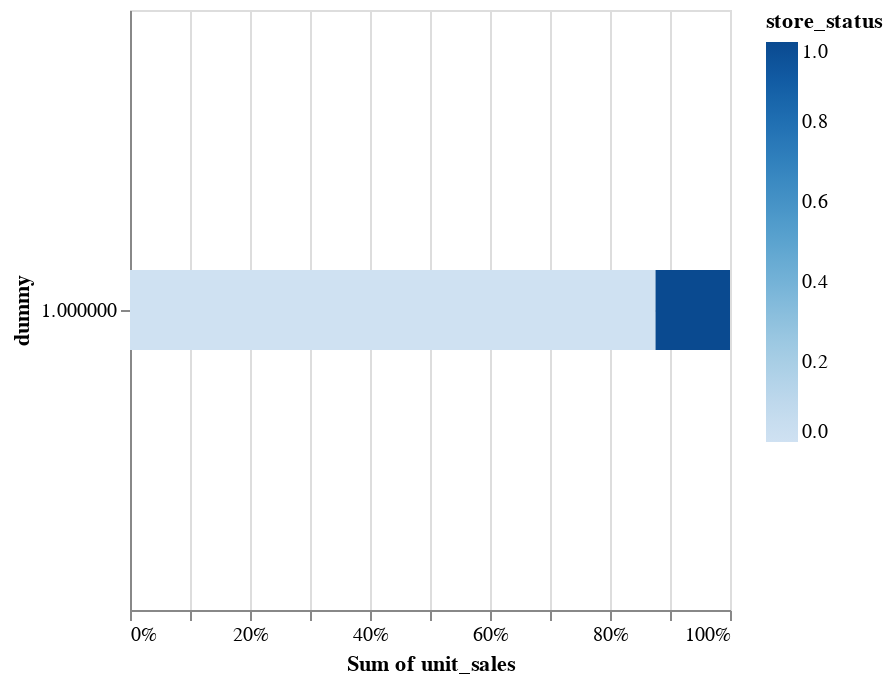

The notebook cell saved with this chart:
### Code cell
# Step 2 - Plot the relative size of sales of the combination of missing data categories 2 and 3 in relation to the total.

alt.Chart(df_aggregated_sales_store_unfiltered_sum).mark_bar(size = 40).encode(
    x=alt.X('sum(unit_sales)').stack("normalize"),
    y='dummy',
    color='store_status'
)

### Figure 1 — Vega-Lite specification as saved in the notebook (floating-point values rounded to 4 significant figures)
{"config": {"view": {"continuousWidth": 300, "continuousHeight": 300}}, "data": {"name": "data-f91e7e60278cef972854e397065e9b75"}, "mark": {"type": "bar", "size": 40}, "encoding": {"color": {"field": "store_status", "type": "quantitative"}, "x": {"aggregate": "sum", "field": "unit_sales", "stack": "normalize", "type": "quantitative"}, "y": {"field": "dummy", "type": "quantitative"}}, "$schema": "https://vega.github.io/schema/vega-lite/v5.14.1.json", "datasets": {"data-f91e7e60278cef972854e397065e9b75": [{"store_nbr": "1", "monthcount": 56, "city": "Quito", "state": "Pichincha", "type": "D", "unit_sales": 14150000.0, "store_status": 0, "dummy": 1}, {"store_nbr": "2", "monthcount": 56, "city": "Quito", "state": "Pichincha", "type": "D", "unit_sales": 21550000.0, "store_status": 0, "dummy": 1}, {"store_nbr": "3", "monthcount": 56, "city": "Quito", "state": "Pichincha", "type": "D", "unit_sales": 50480000.0, "store_status": 0, "dummy": 1}, {"store_nbr": "4", "monthcount": 56, "city": "Quito", "state": "Pichincha", "type": "D", "unit_sales": 18910000.0, "store_status": 0, "dummy": 1}, {"store_nbr": "5", "monthcount": 56, "city": "Santo Domingo", "state": "Santo Domingo de los Tsachilas", "type": "D", "unit_sales": 15590000.0, "store_status": 0, "dummy": 1}, {"store_nbr": "6", "monthcount": 56, "city": "Quito", "state": "Pichincha", "type": "D", "unit_sales": 25180000.0, "store_status": 0, "dummy": 1}, {"store_nbr": "7", "monthcount": 56, "city": "Quito", "state": "Pichincha", "type": "D", "unit_sales": 26950000.0, "store_status": 0, "dummy": 1}, {"store_nbr": "8", "monthcount": 56, "city": "Quito", "state": "Pichincha", "type": "D", "unit_sales": 30490000.0, "store_status": 0, "dummy": 1}, {"store_nbr": "9", "monthcount": 56, "city": "Quito", "state": "Pichincha", "type": "B", "unit_sales": 26410000.0, "store_status": 0, "dummy": 1}, {"store_nbr": "10", "monthcount": 56, "city": "Quito", "state": "Pichincha", "type": "C", "unit_sales": 9614000.0, "store_status": 0, "dummy": 1}, {"store_nbr": "11", "monthcount": 56, "city": "Cayambe", "state": "Pichincha", "type": "B", "unit_sales": 28330000.0, "store_status": 0, "dummy": 1}, {"store_nbr": "12", "monthcount": 55, "city": "Latacunga", "state": "Cotopaxi", "type": "C", "unit_sales": 10660000.0, "store_status": 1, "dummy": 1}, {"store_nbr": "13", "monthcount": 56, "city": "Latacunga", "state": "Cotopaxi", "type": "C", "unit_sales": 10520000.0, "store_status": 0, "dummy": 1}, {"store_nbr": "14", "monthcount": 56, "city": "Riobamba", "state": "Chimborazo", "type": "C", "unit_sales": 11390000.0, "store_status": 0, "dummy": 1}, {"store_nbr": "15", "monthcount": 56, "city": "Ibarra", "state": "Imbabura", "type": "C", "unit_sales": 11450000.0, "store_status": 0, "dummy": 1}, {"store_nbr": "16", "monthcount": 56, "city": "Santo Domingo", "state": "Santo Domingo de los Tsachilas", "type": "C", "unit_sales": 10990000.0, "store_status": 0, "dummy": 1}, {"store_nbr": "17", "monthcount": 56, "city": "Quito", "state": "Pichincha", "type": "C", "unit_sales": 18030000.0, "store_status": 0, "dummy": 1}, {"store_nbr": "18", "monthcount": 53, "city": "Quito", "state": "Pichincha", "type": "B", "unit_sales": 13250000.0, "store_status": 1, "dummy": 1}, {"store_nbr": "19", "monthcount": 56, "city": "Guaranda", "state": "Bolivar", "type": "C", "unit_sales": 13050000.0, "store_status": 0, "dummy": 1}, {"store_nbr": "20", "monthcount": 31, "city": "Quito", "state": "Pichincha", "type": "B", "unit_sales": 12920000.0, "store_status": 1, "dummy": 1}, {"store_nbr": "21", "monthcount": 26, "city": "Santo Domingo", "state": "Santo Domingo de los Tsachilas", "type": "B", "unit_sales": 9255000.0, "store_status": 1, "dummy": 1}, {"store_nbr": "22", "monthcount": 23, "city": "Puyo", "state": "Pastaza", "type": "C", "unit_sales": 4090000.0, "store_status": 1, "dummy": 1}, {"store_nbr": "23", "monthcount": 56, "city": "Ambato", "state": "Tungurahua", "type": "D", "unit_sales": 11650000.0, "store_status": 0, "dummy": 1}, {"store_nbr": "24", "monthcount": 54, "city": "Guayaquil", "state": "Guayas", "type": "D", "unit_sales": 23770000.0, "store_status": 1, "dummy": 1}, {"store_nbr": "25", "monthcount": 55, "city": "Salinas", "state": "Santa Elena", "type": "D", "unit_sales": 11420000.0, "store_status": 1, "dummy": 1}, {"store_nbr": "26", "monthcount": 56, "city": "Guayaquil", "state": "Guayas", "type": "D", "unit_sales": 7755000.0, "store_status": 0, "dummy": 1}, {"store_nbr": "27", "monthcount": 56, "city": "Daule", "state": "Guayas", "type": "D", "unit_sales": 19190000.0, "store_status": 0, "dummy": 1}, {"store_nbr": "28", "monthcount": 56, "city": "Guayaquil", "state": "Guayas", "type": "E", "unit_sales": 18380000.0, "store_status": 0, "dummy": 1}, {"store_nbr": "29", "monthcount": 30, "city": "Guayaquil", "state": "Guayas", "type": "E", "unit_sales": 9723000.0, "store_status": 1, "dummy": 1}, {"store_nbr": "30", "monthcount": 56, "city": "Guayaquil", "state": "Guayas", "type": "C", "unit_sales": 7382000.0, "store_status": 0, "dummy": 1}, {"store_nbr": "31", "monthcount": 56, "city": "Babahoyo", "state": "Los Rios", "type": "B", "unit_sales": 17750000.0, "store_status": 0, "dummy": 1}, {"store_nbr": "32", "monthcount": 56, "city": "Guayaquil", "state": "Guayas", "type": "C", "unit_sales": 5952000.0, "store_status": 0, "dummy": 1}, {"store_nbr": "33", "monthcount": 56, "city": "Quevedo", "state": "Los Rios", "type": "C", "unit_sales": 14180000.0, "store_status": 0, "dummy": 1}, {"store_nbr": "34", "monthcount": 56, "city": "Guayaquil", "state": "Guayas", "type": "B", "unit_sales": 17090000.0, "store_status": 0, "dummy": 1}, {"store_nbr": "35", "monthcount": 56, "city": "Playas", "state": "Guayas", "type": "C", "unit_sales": 7677000.0, "store_status": 0, "dummy": 1}, {"store_nbr": "36", "monthcount": 52, "city": "Libertad", "state": "Guayas", "type": "E", "unit_sales": 15320000.0, "store_status": 1, "dummy": 1}, {"store_nbr": "37", "monthcount": 56, "city": "Cuenca", "state": "Azuay", "type": "D", "unit_sales": 19970000.0, "store_status": 0, "dummy": 1}, {"store_nbr": "38", "monthcount": 56, "city": "Loja", "state": "Loja", "type": "D", "unit_sales": 18860000.0, "store_status": 0, "dummy": 1}, {"store_nbr": "39", "monthcount": 56, "city": "Cuenca", "state": "Azuay", "type": "B", "unit_sales": 20250000.0, "store_status": 0, "dummy": 1}, {"store_nbr": "40", "monthcount": 56, "city": "Machala", "state": "El Oro", "type": "C", "unit_sales": 18400000.0, "store_status": 0, "dummy": 1}, {"store_nbr": "41", "monthcount": 56, "city": "Machala", "state": "El Oro", "type": "D", "unit_sales": 14990000.0, "store_status": 0, "dummy": 1}, {"store_nbr": "42", "monthcount": 25, "city": "Cuenca", "state": "Azuay", "type": "D", "unit_sales": 8946000.0, "store_status": 1, "dummy": 1}, {"store_nbr": "43", "monthcount": 56, "city": "Esmeraldas", "state": "Esmeraldas", "type": "E", "unit_sales": 16390000.0, "store_status": 0, "dummy": 1}, {"store_nbr": "44", "monthcount": 56, "city": "Quito", "state": "Pichincha", "type": "A", "unit_sales": 62090000.0, "store_status": 0, "dummy": 1}, {"store_nbr": "45", "monthcount": 56, "city": "Quito", "state": "Pichincha", "type": "A", "unit_sales": 54500000.0, "store_status": 0, "dummy": 1}, {"store_nbr": "46", "monthcount": 56, "city": "Quito", "state": "Pichincha", "type": "A", "unit_sales": 41900000.0, "store_status": 0, "dummy": 1}, {"store_nbr": "47", "monthcount": 56, "city": "Quito", "state": "Pichincha", "type": "A", "unit_sales": 50950000.0, "store_status": 0, "dummy": 1}, {"store_nbr": "48", "monthcount": 56, "city": "Quito", "state": "Pichincha", "type": "A", "unit_sales": 35930000.0, "store_status": 0, "dummy": 1}, {"store_nbr": "49", "monthcount": 56, "city": "Quito", "state": "Pichincha", "type": "A", "unit_sales": 43420000.0, "store_status": 0, "dummy": 1}, {"store_nbr": "50", "monthcount": 56, "city": "Ambato", "state": "Tungurahua", "type": "A", "unit_sales": 28650000.0, "store_status": 0, "dummy": 1}, {"store_nbr": "51", "monthcount": 56, "city": "Guayaquil", "state": "Guayas", "type": "A", "unit_sales": 32910000.0, "store_status": 0, "dummy": 1}, {"store_nbr": "52", "monthcount": 5, "city": "Manta", "state": "Manabi", "type": "A", "unit_sales": 2696000.0, "store_status": 1, "dummy": 1}, {"store_nbr": "53", "monthcount": 40, "city": "Manta", "state": "Manabi", "type": "D", "unit_sales": 11200000.0, "store_status": 1, "dummy": 1}, {"store_nbr": "54", "monthcount": 56, "city": "El Carmen", "state": "Manabi", "type": "C", "unit_sales": 11060000.0, "store_status": 0, "dummy": 1}]}}
